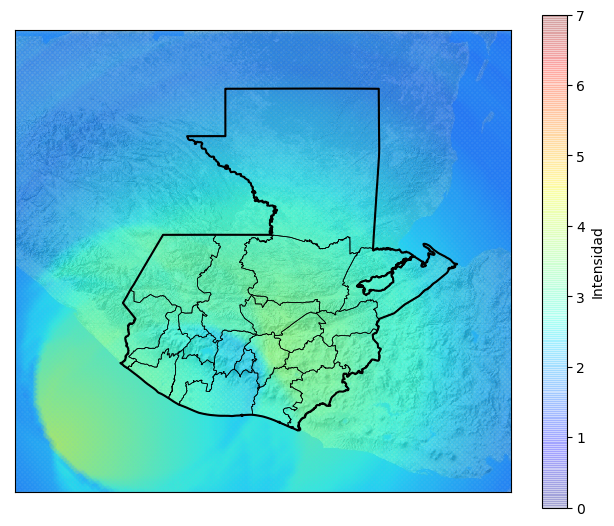
#> input picture Imagenes/ImagenPrueba.png, 614 x 526 px, found by its file name
$ python FiltroImagenes.py
#> lines starting #> are read from the running program, lines starting #| are printed output that depends on the picture
#!/usr/bin/env python3
# -*- coding: utf-8 -*-
"""
Created on Fri Jan 31 05:17:35 2020

@author: Steven
"""

#Vamos a editar la imagen con filtros
import cv2
from matplotlib import pyplot as plt
img = cv2.imread('ImagenPrueba.png')
#> img is the input picture: shape (526, 614, 3); mean B, G, R 215.4, 203, 120.3
blur = cv2.GaussianBlur(img,(5,5),0)
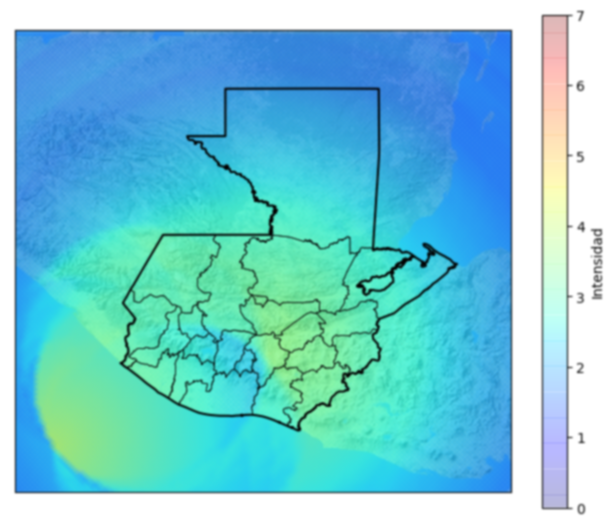
#> blur: shape (526, 614, 3); mean B, G, R 215.4, 203, 120.3

plt.imshow(blur),plt.xticks([]), plt.yticks([])
plt.savefig('Imagenes/ImagenPrueba_Filtrada.png', bbox_inches='tight')
plt.show()
